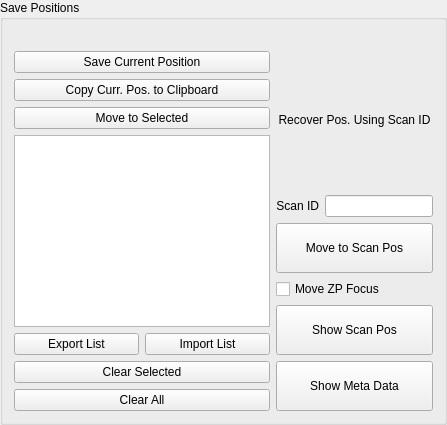
                <widget class="QGroupBox" name="groupBox_37">
                 <property name="sizePolicy">
                  <sizepolicy hsizetype="Fixed" vsizetype="Preferred">
                   <horstretch>0</horstretch>
                   <verstretch>0</verstretch>
                  </sizepolicy>
                 </property>
                 <property name="title">
                  <string>Save Positions</string>
                 </property>
                 <layout class="QGridLayout" name="gridLayout_120">
                  <item row="1" column="1">
                   <layout class="QVBoxLayout" name="verticalLayout_8">
                    <item>
                     <widget class="QLabel" name="label_163">
                      <property name="text">
                       <string>Recover Pos. Using Scan ID</string>
                      </property>
                      <property name="alignment">
                       <set>Qt::AlignCenter</set>
                      </property>
                     </widget>
                    </item>
                    <item>
                     <layout class="QHBoxLayout" name="horizontalLayout_6">
                      <item>
                       <widget class="QLabel" name="label_164">
                        <property name="sizePolicy">
                         <sizepolicy hsizetype="Preferred" vsizetype="Fixed">
                          <horstretch>0</horstretch>
                          <verstretch>0</verstretch>
                         </sizepolicy>
                        </property>
                        <property name="text">
                         <string>Scan ID</string>
                        </property>
                        <property name="alignment">
                         <set>Qt::AlignRight|Qt::AlignTrailing|Qt::AlignVCenter</set>
                        </property>
                       </widget>
                      </item>
                      <item>
                       <widget class="QLineEdit" name="le_sid_position_zp">
                        <property name="sizePolicy">
                         <sizepolicy hsizetype="Preferred" vsizetype="Fixed">
                          <horstretch>0</horstretch>
                          <verstretch>0</verstretch>
                         </sizepolicy>
                        </property>
                       </widget>
                      </item>
                     </layout>
                    </item>
                    <item>
                     <widget class="QPushButton" name="pb_recover_scan_pos_zp">
                      <property name="sizePolicy">
                       <sizepolicy hsizetype="Preferred" vsizetype="Fixed">
                        <horstretch>0</horstretch>
                        <verstretch>0</verstretch>
                       </sizepolicy>
                      </property>
                      <property name="text">
                       <string>
Move to Scan Pos
</string>
                      </property>
                     </widget>
                    </item>
                    <item>
                     <widget class="QCheckBox" name="cb_sid_moveZPZ">
                      <property name="text">
                       <string>Move ZP Focus</string>
                      </property>
                     </widget>
                    </item>
                    <item>
                     <widget class="QPushButton" name="pb_show_scan_pos_zp">
                      <property name="sizePolicy">
                       <sizepolicy hsizetype="Preferred" vsizetype="Fixed">
                        <horstretch>0</horstretch>
                        <verstretch>0</verstretch>
                       </sizepolicy>
                      </property>
                      <property name="text">
                       <string>
Show Scan Pos
</string>
                      </property>
                     </widget>
                    </item>
                    <item>
                     <widget class="QPushButton" name="pb_print_scan_meta_zp">
                      <property name="sizePolicy">
                       <sizepolicy hsizetype="Preferred" vsizetype="Fixed">
                        <horstretch>0</horstretch>
                        <verstretch>0</verstretch>
                       </sizepolicy>
                      </property>
                      <property name="text">
                       <string>
Show Meta Data
</string>
                      </property>
                     </widget>
                    </item>
                   </layout>
                  </item>
                  <item row="1" column="0">
                   <layout class="QGridLayout" name="gridLayout_121">
                    <item row="0" column="0">
                     <layout class="QGridLayout" name="gridLayout_122">
                      <item row="0" column="0">
                       <layout class="QHBoxLayout" name="horizontalLayout_38">
                        <item>
                         <widget class="QPushButton" name="pb_save_pos_zp">
                          <property name="sizePolicy">
                           <sizepolicy hsizetype="Preferred" vsizetype="Fixed">
                            <horstretch>0</horstretch>
                            <verstretch>0</verstretch>
                           </sizepolicy>
                          </property>
                          <property name="styleSheet">
                           <string notr="true"/>
                          </property>
                          <property name="text">
                           <string>Save Current Position</string>
                          </property>
                         </widget>
                        </item>
                       </layout>
                      </item>
                      <item row="3" column="0">
                       <widget class="QPushButton" name="pb_move_pos_zp">
                        <property name="sizePolicy">
                         <sizepolicy hsizetype="Preferred" vsizetype="Fixed">
                          <horstretch>0</horstretch>
                          <verstretch>0</verstretch>
                         </sizepolicy>
                        </property>
                        <property name="styleSheet">
                         <string notr="true"/>
                        </property>
                        <property name="text">
                         <string>Move to Selected</string>
                        </property>
                       </widget>
                      </item>
                      <item row="1" column="0">
                       <widget class="QPushButton" name="pb_copy_curr_pos_zp">
                        <property name="toolTip">
                         <string>motor values to clipboard</string>
                        </property>
                        <property name="text">
                         <string>Copy Curr. Pos. to Clipboard</string>
                        </property>
                       </widget>
                      </item>
                     </layout>
                    </item>
                    <item row="1" column="0">
                     <widget class="QListWidget" name="zp_sample_roi_list_widget">
                      <property name="sizePolicy">
                       <sizepolicy hsizetype="Preferred" vsizetype="Expanding">
                        <horstretch>0</horstretch>
                        <verstretch>0</verstretch>
                       </sizepolicy>
                      </property>
                     </widget>
                    </item>
                    <item row="2" column="0">
                     <layout class="QGridLayout" name="gridLayout_123">
                      <item row="0" column="0">
                       <layout class="QHBoxLayout" name="horizontalLayout_80">
                        <item>
                         <widget class="QPushButton" name="pb_roiList_export_zp">
                          <property name="text">
                           <string>  Export List  </string>
                          </property>
                         </widget>
                        </item>
                        <item>
                         <widget class="QPushButton" name="pb_roiList_import_zp">
                          <property name="text">
                           <string>   Import List   </string>
                          </property>
                         </widget>
                        </item>
                       </layout>
                      </item>
                      <item row="2" column="0">
                       <widget class="QPushButton" name="pb_roiList_clear_zp">
                        <property name="text">
                         <string>Clear All</string>
                        </property>
                       </widget>
                      </item>
                      <item row="1" column="0">
                       <widget class="QPushButton" name="pb_roiList_clear_sel_zp">
                        <property name="text">
                         <string>Clear Selected</string>
                        </property>
                       </widget>
                      </item>
                     </layout>
                    </item>
                   </layout>
                  </item>
                  <item row="0" column="0">
                   <widget class="QLabel" name="label_45">
                    <property name="text">
                     <string/>
                    </property>
                   </widget>
                  </item>
                 </layout>
                </widget>
